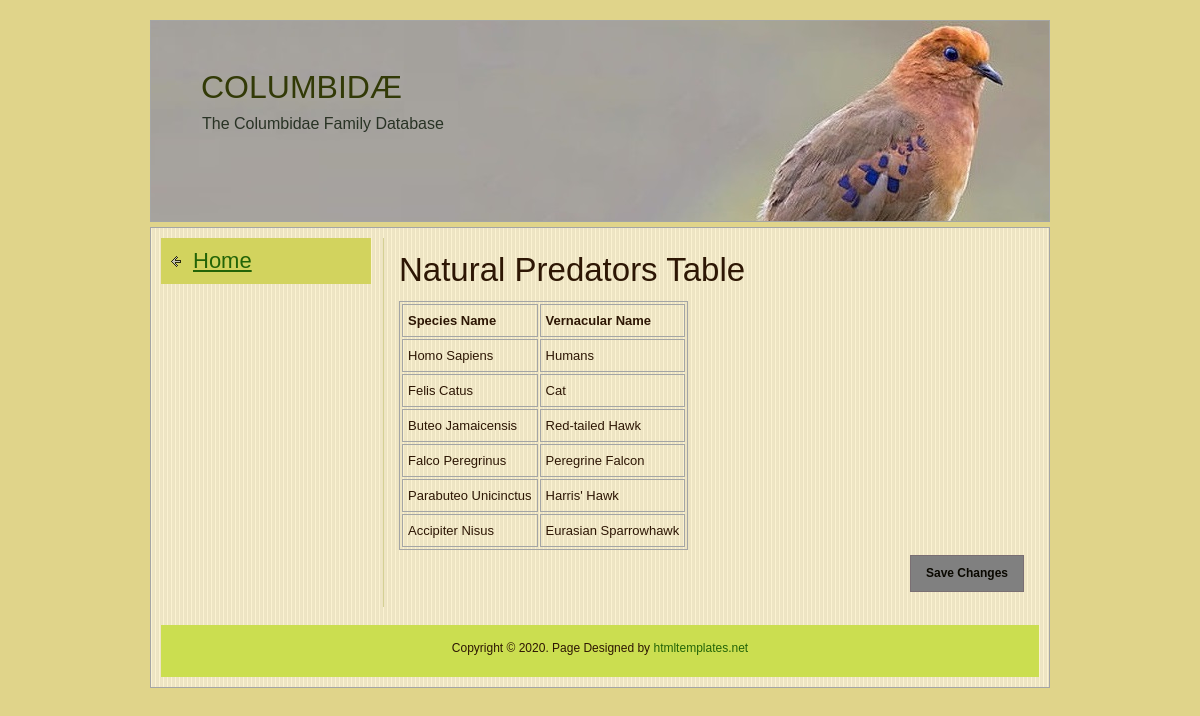
/tables/nat_predator.php, run on the app's committed database.
### tables this page shows
CREATE TABLE `nat_predator` (
  `SLatinName` varchar(50) NOT NULL,
  `VernacularName` varchar(50) DEFAULT NULL,
  KEY `SLatinName` (`SLatinName`),
  CONSTRAINT `NAT_PREDATOR_ibfk_1` FOREIGN KEY (`SLatinName`) REFERENCES `species` (`LatinName`) ON DELETE CASCADE ON UPDATE CASCADE
);

### tables/nat_predator.php (the view, shortened to what this page needs)
<!DOCTYPE html>
<html>
<head>
<link href="../css/style.css" rel="stylesheet" type="text/css">
</head>
<body>
<div id="wrapper">
  <div id="header">
    <div class="top_banner">
      <h1>COLUMBIDÆ</h1>
      <p>The Columbidae Family Database</p>
    </div>
  </div>
  <div id="page_content">
    <div class="left_side_bar back_nav">
      <div class="col_1">
        <h1><a href="../home.php">Home</a></h1>
      </div>
    </div>
    <div class="right_section">
    <?php
      $DB_HOST = $_ENV["DB_HOST"];
      $DB_USERNAME = $_ENV["DB_USERNAME"];
      $DB_PASSWORD = $_ENV["DB_PASSWORD"];
      $DB_DBNAME = $_ENV["DB_DBNAME"];
      $DB_PORT = $_ENV["DB_PORT"];
      $link=mysqli_connect($DB_HOST, $DB_USERNAME, $DB_PASSWORD, $DB_DBNAME, $DB_PORT)
        or die(header("Location: ../error.php"));
      $query = "SELECT * FROM NAT_PREDATOR";
      $result = mysqli_query($link, $query)
        or die("<br><b>Query failed</b>");
      echo"<h1>Natural Predators Table</h1><nl>";
      echo "<blockquote contenteditable=true>";
      echo "<table>\n";
      echo "<td><b>Species Name</b></td><td><b>Vernacular Name</b></td>";
      while ($line = mysqli_fetch_array($result, MYSQLI_ASSOC))
      {
        echo "\t<tr>\n";
        foreach ($line as $col_value)
        {
          echo "\t\t<td>$col_value</td>\n";
        }
        echo "\t</tr>\n";
      }
      echo "</table>\n";
      echo "</blockquote>";
      ?>
      <p><a onclick="updateTable()" class="btn" id="saveBtn">Save Changes</a></p>
    </div>
    <div id="footer">Copyright &copy; 2020. Page Designed by <a href="http://www.htmltemplates.net" target="_blank">htmltemplates.net</a><br>
    </div>
  </div>
</div>
</body></html>

### css/style.css (style rules this page uses)
html, body, div, span, applet, object, iframe, h1, h2, h3, h4, h5, h6, p, blockquote, pre, a, abbr, acronym, address, big, cite, code, del, dfn, em, font, img, ins, kbd, q, s, samp, small, strike, strong, sub, sup, tt, var, b, u, i, center, dl, dt, dd, ol, ul, li, fieldset, form, label, legend, table, caption, tbody, tfoot, thead, tr, th, td, hr, button { margin:0; padding:0; border:0; outline:0; font-size:100%; vertical-align:baseline; background:none; }
h1, h2, h3, h4, h5, h6, li { line-height:100%; }
blockquote, q { quotes:none; }
body { margin:0px; padding:0px; font-size:13px; line-height:21px; color:#2d1604; background-color:#e0d48a; font-family:Arial, Helvetica, sans-serif; }
h1, h2, h3, h4, h5, h6 { font-weight:normal; }
h1 { font-size:33px; margin-bottom:15px; }
a { color: #236407;text-decoration: underline; }
table,th,td { border:1px solid #a4a5a5; }
tr { margin:0 0 5px 0;padding:3px; }
td { padding:5px;margin:0 1px; }
#wrapper { width:900px; margin:0 auto; padding:20px 0 10px 0; }
#header { padding:0px 0px 5px; }
#header .top_banner { background:url(../images/blue_eyed_dove.jpg) no-repeat left top; height:150px; padding:50px 35px 0 50px; border:#a4a5a5 solid 1px; }
#header h1 { font-size:32px; color:#323A07; margin:0px; padding:0px 0px 10px; }
#header p { font-size:16px; margin-left:1px; color:#293325; }
#page_content { padding:10px; background:url(../images/body.jpg) repeat; border:#a4a5a5 solid 1px; }
#page_content .right_section { width:625px; float:right; padding:15px; border-left:#d4d093 solid 1px; }
a.btn { color:#0a0800; font-size:12px; text-decoration:none; padding:7px 15px 7px 15px; font-weight:bold; display:inline-block; border:#7a6f73 solid 1px; background-color:#bdd92c; }
.left_side_bar { width:210px; float:left; }
.left_side_bar h1 { font-size:22px; padding:12px 0 12px 32px; margin-bottom:5px; color:#1b0400; background:url(../images/arrow.png)#d2d35e no-repeat 10px center; }
.back_nav h1 { font-size:22px; padding:12px 0 12px 32px; margin-bottom:5px; color:#1b0400; background:url(../images/back_arrow.png)#d2d35e no-repeat 10px center; }
.left_side_bar .col_1 { padding:0px 0 20px 0; }
#footer { clear:both; margin-top:18px; padding:15px 0 12px 0; height:25px; text-align:center; font-family:Verdana, Geneva, sans-serif; font-size:12px; line-height:17px; background: #cbde50; }
#footer a { color: #236407; text-decoration:none; }
#saveBtn { margin-top: 5px; float: right; cursor: default; background-color: grey; }

### data on the page
nat_predator: SLatinName "Homo Sapiens", VernacularName "Humans"
nat_predator: SLatinName "Felis Catus", VernacularName "Cat"
nat_predator: SLatinName "Buteo Jamaicensis", VernacularName "Red-tailed Hawk"
nat_predator: SLatinName "Falco Peregrinus", VernacularName "Peregrine Falcon"
nat_predator: SLatinName "Parabuteo Unicinctus", VernacularName "Harris' Hawk"
nat_predator: SLatinName "Accipiter Nisus", VernacularName "Eurasian Sparrowhawk"
